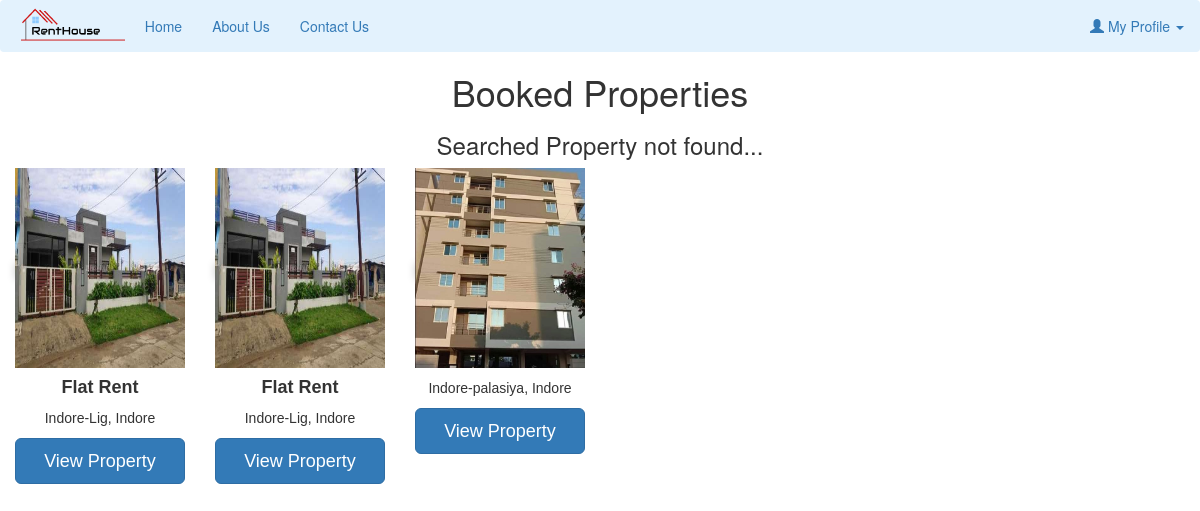
Screenshot of /booked-property.php (signed in) with the database file from the repository.
### tables this page shows
CREATE TABLE `booking` (
  `booking_id` int(11) DEFAULT NULL,
  `tenant_id` int(11) DEFAULT NULL,
  `property_id` int(11) DEFAULT NULL
);

CREATE TABLE `add_property` (
  `property_id` int(10) NOT NULL,
  `country` varchar(50) NOT NULL,
  `province` varchar(50) NOT NULL,
  `zone` varchar(50) NOT NULL,
  `district` varchar(50) NOT NULL,
  `city` varchar(100) NOT NULL,
  `vdc_municipality` varchar(50) NOT NULL,
  `ward_no` int(10) NOT NULL,
  `tole` varchar(100) NOT NULL,
  `contact_no` bigint(10) NOT NULL,
  `property_type` varchar(50) NOT NULL,
  `estimated_price` bigint(10) NOT NULL,
  `total_rooms` int(10) NOT NULL,
  `bedroom` int(10) NOT NULL,
  `living_room` int(10) NOT NULL,
  `kitchen` int(10) NOT NULL,
  `bathroom` int(10) NOT NULL,
  `description` varchar(2000) NOT NULL,
  `latitude` decimal(9,6) NOT NULL,
  `longitude` decimal(9,6) NOT NULL,
  `owner_id` int(10) NOT NULL,
  `booked` varchar(10) DEFAULT 'No'
);

CREATE TABLE `property_photo` (
  `property_photo_id` int(12) NOT NULL,
  `p_photo` varchar(500) NOT NULL,
  `property_id` int(11) NOT NULL
);

### booked-property.php (the view, shortened to what this page needs)
<?php
include("navbar.php");
 ?>
 <?php
include("config/config.php");
 ?>
<!DOCTYPE html>
<html>
<head>
</head>
<body>
<?php
$u_email=$_SESSION['email'];
        $sql3="SELECT * from tenant where email='$u_email'";
        $result3=mysqli_query($db,$sql3);
    echo '<center><h1>Booked Properties</h1></center>';
        if(mysqli_num_rows($result3)>0)
      {
          while($rowss=mysqli_fetch_assoc($result3)){
            $tenant_id=$rowss['tenant_id'];
$sql1="SELECT * FROM booking where tenant_id='$tenant_id'";
    $query1=mysqli_query($db,$sql1);
    if(mysqli_num_rows($query1)>0)
    {
      while ($ro=mysqli_fetch_assoc($query1)) {
        $prop_id=$ro['property_id'];
$sql="SELECT * FROM add_property where property_id='$prop_id'";
    $query=mysqli_query($db,$sql);
    if(mysqli_num_rows($query)>0)
    {
      while ($rows=mysqli_fetch_assoc($query)) {
        $property_id=$rows['property_id'];
?>
<div class="col-sm-2">
<div class="card">
<?php
        $sql2="SELECT * FROM property_photo where property_id='$property_id'";
    $query2=mysqli_query($db,$sql2);
    if(mysqli_num_rows($query2)>0)
    {
      $row=mysqli_fetch_assoc($query2);
        $photo=$row['p_photo'];
        echo  '<img class="image" src="owner/'.$photo.'">'; }?>
  <h4><b><?php echo $rows['property_type']; ?></b></h4>
  <p><?php echo $rows['city'].', '.$rows['district'] ?></p>
  <p><?php echo '<a href="view-property.php?property_id='.$rows['property_id'].'"  class="btn btn-lg btn-primary btn-block" >View Property </a><br>'; ?></p><br>
</div>
</div>
</body>
</html>
<?php
}
    }
    else{
    	echo "<center><h3>Searched Property not found...</h3></center>";
    }
  }}}}
    ?>

### booked-property.php (style rules this page uses)
.card { box-shadow: 0 4px 8px 0 rgba(0, 0, 0, 0.2); max-width: 100%; min-width: 100%; margin: auto; text-align: center; font-family: arial; display: inline; }
.btn { width: 100%; }
.image { min-width: 100%; min-height: 200px; max-width: 100%; max-height:200px; }

### rows the page displays
add_property: property_photo.p_photo (picture), property_type "Flat Rent", city "Indore-Lig", district "Indore"
add_property: property_photo.p_photo (picture), city "Indore-palasiya", district "Indore"
